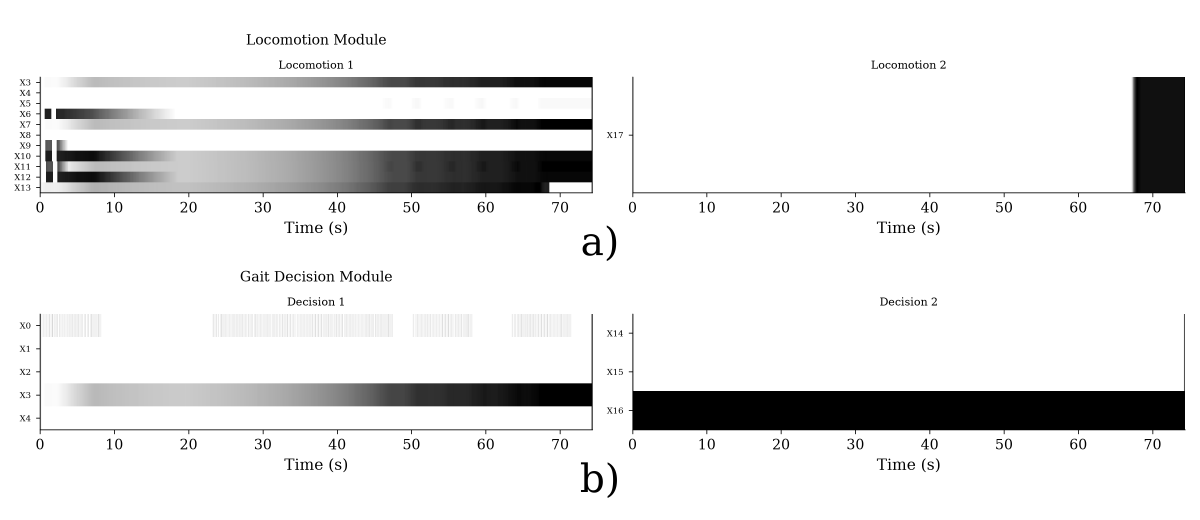
#> input picture assets/NEU_EST_UNIB.png, 3600 x 1560 px, found by its file name (shown at 1/3 size)
$ python extract_neu_est_sim.py
#> lines starting #> are read from the running program, lines starting #| are printed output that depends on the picture; after the words box and inside, x2 and y2 are one past the last pixel; in counts of white or black regions, pixels touching at a corner belong together
### experiments/_plotting/extract/extract_neu_est_real.py
"""Vectorizes assets/NEU_EST_UNIG_real.png / NEU_EST_MUL_real.png -> experiments/_plotting/
vectorized/neu_est_unig_real.csv / neu_est_mul_real.csv.

Decision 2026-08-27 (author, after reviewing n02_audit_notes): the earlier CSV-based "aggregate
substitute" for these two figures was rejected ("no representan lo mismo... no rehacer") -- instead,
apply the SAME pixel-intensity vectorization technique that worked for NEU_IMU_real/NEU_IMU2_real
(the per-neuron raster data is directly readable from the published PNG, no separate raw log needed).

These two figures are structurally bigger than NEU_IMU_real (multi-column layout, 8 and 12 panels
respectively, vs. NEU_IMU_real's single column of 4) -- this required generalizing
`extract_neu_imu_real.find_panel_boxes()` to handle multiple side-by-side columns whose rows can
coincidentally align (see that function's docstring for the colorbar-vs-spine disambiguation this
needed). Reuses that generalized function + `find_x_ticks` directly, only the per-image panel
label specs are new.
"""
from __future__ import annotations

import os
import sys

import numpy as np
import pandas as pd
from PIL import Image

sys.path.insert(0, os.path.dirname(os.path.abspath(__file__)))
from extract_neu_imu_real import PanelSpec, find_panel_boxes, find_x_ticks  # noqa: E402

# Panel order matches find_panel_boxes()'s column-first, top-to-bottom output -- verified by
# printing the detected boxes and comparing against a visual read of each figure (see this
# script's own smoke test at the bottom).
UNIG_PANELS = [
    PanelSpec("Lidar", [f"L{i}" for i in range(5)], colorbar_max_visual_estimate=0.5),
    PanelSpec("Input", [str(i) for i in range(1, 17)], colorbar_max_visual_estimate=0.25),
    PanelSpec("Response", [str(i) for i in range(1, 17)], colorbar_max_visual_estimate=0.2),
    PanelSpec("Auxiliary", [str(i) for i in range(1, 17)], colorbar_max_visual_estimate=0.2),
    PanelSpec("Locomotion_1", [f"X{i}" for i in range(3, 14)], colorbar_max_visual_estimate=85),
    PanelSpec("Locomotion_2", ["X17"], colorbar_max_visual_estimate=1e-6),
    PanelSpec("Decision_1", [f"X{i}" for i in range(0, 5)], colorbar_max_visual_estimate=35),
    PanelSpec("Decision_2", ["X14", "X15", "X16"], colorbar_max_visual_estimate=5),
]

MUL_PANELS = [
    PanelSpec("BasalGanglia_GPi", ["R", "G", "B"], colorbar_max_visual_estimate=120),
    PanelSpec("BasalGanglia_GPe", ["R", "G", "B"], colorbar_max_visual_estimate=120),
    PanelSpec("BasalGanglia_STN", ["R", "G", "B"], colorbar_max_visual_estimate=120),
    PanelSpec("BasalGanglia_STR", ["R", "G", "B"], colorbar_max_visual_estimate=120),
    PanelSpec("Locomotion_1", [f"X{i}" for i in range(3, 14)], colorbar_max_visual_estimate=280),
    PanelSpec("Locomotion_2", ["X17"], colorbar_max_visual_estimate=1.2),
    PanelSpec("Lidar", [f"L{i}" for i in range(5)], colorbar_max_visual_estimate=0.6),
    PanelSpec("Input", [str(i) for i in range(1, 17)], colorbar_max_visual_estimate=0.25),
    PanelSpec("Response", [str(i) for i in range(1, 17)], colorbar_max_visual_estimate=0.2),
    PanelSpec("Auxiliary", [str(i) for i in range(1, 17)], colorbar_max_visual_estimate=0.2),
    PanelSpec("Decision_1", [f"X{i}" for i in range(0, 5)], colorbar_max_visual_estimate=230),
    PanelSpec("Decision_2", ["X14", "X15", "X16"], colorbar_max_visual_estimate=5),
]


# [22 lines left out: function _reliable_px_per_unit, not called in this run]


def extract(image_path: str, panel_specs: list[PanelSpec], tick_step: int = 20,
            row_span_tol: int = 6) -> pd.DataFrame:
#> called with image_path = 'assets/NEU_EST_UNIB.png', tick_step = 10, row_span_tol = 6
    arr = np.array(Image.open(image_path).convert("RGB"))
    boxes = find_panel_boxes(arr, row_span_tol=row_span_tol)
#> in find_panel_boxes, `black = arr.max(axis=2) < 60`:
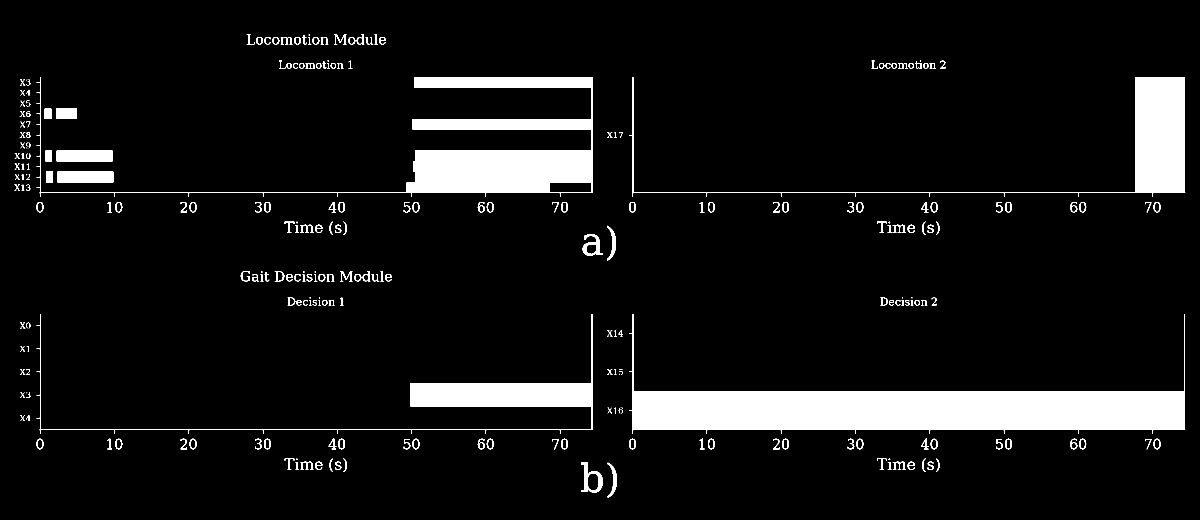
#> black: shape (1560, 3600) bool (shown at 1/3 size); 7.9% white; 253 white regions (27 under 20 px), largest, box (x1, y1, x2, y2) and area: (1887, 942, 3556, 1302) 194947, (109, 231, 1778, 591) 102222, (1887, 231, 3556, 591) 54540
    assert len(boxes) == len(panel_specs), (
        f"expected {len(panel_specs)} panels, found {len(boxes)}: {boxes}")
    px_per_unit = _reliable_px_per_unit(arr, boxes, tick_step)

    rows = []
    for spec, (left, right, top, bottom) in zip(panel_specs, boxes):
        # time = (pixel - left_spine) / px_per_unit, anchored at this panel's own left spine
        # (all panels start at t=0) using the ONE globally-reliable px-per-unit ratio above,
        # instead of re-detecting ticks per panel.
        coeffs = (1.0 / px_per_unit, -left / px_per_unit)
        n = len(spec.neuron_labels)
        band_h = (bottom - top) / n
        for i, neuron in enumerate(spec.neuron_labels):
            y0 = int(top + i * band_h + band_h * 0.25)
            y1 = int(top + i * band_h + band_h * 0.75)
            band = arr[y0:y1, left:right + 1]
            gray = band.mean(axis=2)
            intensity = 1.0 - (gray.mean(axis=0) / 255.0)
            for col_offset, val in enumerate(intensity):
                t = np.polyval(coeffs, left + col_offset)
                rows.append({"panel": spec.name, "neuron": neuron, "time_s": round(float(t), 3),
                            "activation_normalized": round(float(val), 4)})
    return pd.DataFrame(rows)


# [14 lines that do not run on import are left out]

### experiments/_plotting/extract/extract_neu_imu_real.py
"""Vectorizes assets/NEU_IMU_real.png / NEU_IMU2_real.png -> experiments/_plotting/vectorized/
neu_imu_real.csv / neu_imu2_real.csv.

Each image is 4 independent raster subplots (own axes box, own colorbar/grayscale scale):
  Locomotion 1 (11 neuron rows: X3..X13), Locomotion 2 (1 row: X17),
  Decision 1 (5 rows: X0..X4), Decision 2 (3 rows: X14..X16).

Panel boxes are auto-detected from vertical spine columns (NOT from horizontal spine rows alone --
an earlier attempt using only horizontal-row detection mis-identified panel boundaries because a
fully-active neuron's solid-black data band is indistinguishable from a spine by row alone; pairing
each spine ROW with a spine COLUMN of matching row-span disambiguates the two, see
find_panel_boxes()).

Grayscale intensity is reported NORMALIZED (0.0 white/inactive .. 1.0 black/max-activation) per
panel, not rescaled to each panel's own colorbar units -- results.tex's narrative about these
figures is about WHEN a neuron activates (timing), never about the raw activation magnitude, so the
normalized value is what matters for validating/regenerating the figure; the absolute colorbar
scale (e.g. "0..3" for Locomotion 1) was read visually and is noted in each panel's PanelSpec but
not required for the extraction itself.
"""
from __future__ import annotations

import os
from dataclasses import dataclass, field

import numpy as np
import pandas as pd
from PIL import Image


@dataclass
class PanelSpec:
    name: str
    neuron_labels: list[str]
    colorbar_max_visual_estimate: float  # read by eye from the figure, informational only


PANEL_ORDER = [
    PanelSpec("Locomotion_1", [f"X{i}" for i in range(3, 14)], colorbar_max_visual_estimate=3.0),
    PanelSpec("Locomotion_2", ["X17"], colorbar_max_visual_estimate=1e-6),
    PanelSpec("Decision_1", [f"X{i}" for i in range(0, 5)], colorbar_max_visual_estimate=50.0),
    PanelSpec("Decision_2", ["X14", "X15", "X16"], colorbar_max_visual_estimate=5.0),
]


def _spine_columns(black: np.ndarray, min_run: int = 40) -> list[tuple[int, int, int]]:
    """Returns (col, row_start, row_end) for every vertical run of >=min_run consecutive black
    pixels in a single column -- these are panel spine columns (left/right edges)."""
#> called with min_run = 40
    H, W = black.shape
    out = []
    for col in range(W):
        colmask = black[:, col]
        if colmask.sum() < min_run:
            continue
        idx = np.where(colmask)[0]
        groups = np.split(idx, np.where(np.diff(idx) > 2)[0] + 1)
        for g in groups:
            if len(g) >= min_run:
                out.append((col, int(g[0]), int(g[-1])))
#> after the loop, out = 2939 items, first 6: (120, 231, 590), (120, 942, 1301), (121, 231, 579), (121, 942, 1290), (1231, 1150, 1218), (1232, 1150, 1218)
    return out


def find_panel_boxes(arr: np.ndarray, row_span_tol: int = 6) -> list[tuple[int, int, int, int]]:
    """Returns [(left, right, top, bottom), ...] for every panel in the image, ordered
    column-first then top-to-bottom within each column, by pairing spine columns that share the
    same row-span (within a small tolerance).

    IMPORTANT: multiple panels can share the same row-span (e.g. two side-by-side columns of
    panels whose rows happen to align, as in NEU_EST_MUL_real.png's Basal-Ganglia/Lidar columns).
    A naive "take the first two spine-column clusters" approach silently merges the LEFT panel's
    spine with the wrong RIGHT panel's spine in that case -- so each row-span's column list is
    split into ALL of its x-clusters (not just the first two), and consecutive clusters are paired
    up (0&1, 2&3, ...) as separate boxes' left/right spines, assuming clusters alternate
    left-spine/right-spine/left-spine/right-spine in x order (verified true for every figure in
    this project so far -- re-check this assumption if a future figure returns an odd box count).
    """
    black = arr.max(axis=2) < 60
    cols = _spine_columns(black)
#> cols has the same summary as out in _spine_columns
    # group by row-span (top,bottom) with tolerance, collect the columns present for each span
    spans: dict[tuple[int, int], list[int]] = {}
    for col, top, bottom in cols:
        matched = None
        for (t0, b0) in spans:
            if abs(t0 - top) <= row_span_tol and abs(b0 - bottom) <= row_span_tol:
                matched = (t0, b0)
                break
        key = matched or (top, bottom)
        spans.setdefault(key, []).append(col)
#> this loop made 2939 passes
#> after the loop, spans = 22 items

    boxes = []
    for (top, bottom), col_list in spans.items():
        if bottom - top < 100:  # discard tiny/stray matches (data bands, not real panel height)
            continue
        col_list = sorted(set(col_list))
        raw_clusters = np.split(col_list, np.where(np.diff(col_list) > 15)[0] + 1)
        # A colorbar's own left+right border forms a tight "doublet" cluster (both edges within
        # 15px of each other) -- discard those before pairing, they are never a real panel spine
        # on their own. Distinguish by DENSITY, not raw width: a real spine (even a somewhat thick
        # one, e.g. 6px of solid anti-aliased line) has every pixel column present across its
        # span; a colorbar doublet is two thin edges with a gap between them (e.g. columns 860 and
        # 867 only, nothing in between) -- sparse relative to its span. A flat width cutoff
        # mis-classified a genuine 6px-wide spine as noise on NEU_EST_MUL_real.png; density does not.
        def _is_dense(c):
            span = int(c[-1] - c[0]) + 1
            return len(c) >= 0.5 * span
        clusters = [c for c in raw_clusters if _is_dense(c)]
        # Greedy nearest-distant-partner pairing, not naive even/odd pairing: a colorbar right
        # next to a panel (its own thin left+right border, both within 15px of each other) forms
        # its own cluster that must be skipped entirely, not paired with the real spine two slots
        # away -- naive (0,1),(2,3),... pairing mismatches a spine with a colorbar edge whenever
        # an odd number of noise clusters sits between two real panels (as in
        # NEU_EST_MUL_real.png's Basal-Ganglia-column colorbars). Instead: walk left to right,
        # and for each candidate left spine, take the FIRST later cluster at least a real panel's
        # width away (>=200px) as its right spine, skipping anything closer as noise.
        i = 0
        while i < len(clusters):
            left = int(clusters[i][0])
            j = i + 1
            right = None
            while j < len(clusters):
                if int(clusters[j][-1]) - left >= 200:
                    right = int(clusters[j][-1])
                    break
                j += 1
            if right is not None:
                boxes.append((left, right, top, bottom))
                i = j + 1
            else:
                i += 1  # no distant partner found -- this cluster is noise, skip it
#> this loop made 22 passes
#> (top, bottom, col_list) on passes 6, 10, 11, 12, 13, 14: (547, 590, [1234]), (1387, 1475, [1753, 1754, 1755, 1756, 1757, 1758, 1759, 1760, 1761, 1762]), (707, 764, [1789, 1790, 1791, 1792, 1793, 1794, 1795]), (715, 764, [1796, 1797]), (1418, 1472, [1796, 1797, 1798, 1799, 1800, 1801, 1802, 1846]), (723, 764, [1798])
#> after the loop, boxes = [(120, 1898, 231, 590), (120, 1898, 942, 1301), (121, 1777, 231, 579), (1899, 3554, 231, 579), (121, 1777, 942, 1290), (1899, 3554, 942, 1290), (2120, 2343, 1173, 1301), (2566, 2789, 1173, 1301), (3012, 3235, 1173, 1301)]
    # column-first, then top-to-bottom within a column: cluster boxes by left-edge proximity
    boxes.sort(key=lambda b: b[0])
    col_groups = []
    for b in boxes:
        placed = False
        for g in col_groups:
            if abs(g[0][0] - b[0]) < 100:
                g.append(b)
                placed = True
                break
        if not placed:
            col_groups.append([b])
#> this loop made 9 passes
#> after the loop, col_groups = [[(120, 1898, 231, 590), (120, 1898, 942, 1301), (121, 1777, 231, 579), (121, 1777, 942, 1290)], [(1899, 3554, 231, 579), (1899, 3554, 942, 1290)], [(2120, 2343, 1173, 1301)], [(2566, 2789, 1173, 1301)], [(3012, 3235, 1173, 1301)]]; g = [(2566, 2789, 1173, 1301)]
    ordered = []
    for g in col_groups:
        ordered.extend(sorted(g, key=lambda b: b[2]))
#> this loop made 5 passes
#> after the loop, ordered = [(120, 1898, 231, 590), (121, 1777, 231, 579), (120, 1898, 942, 1301), (121, 1777, 942, 1290), (1899, 3554, 231, 579), (1899, 3554, 942, 1290), (2120, 2343, 1173, 1301), (2566, 2789, 1173, 1301), (3012, 3235, 1173, 1301)]
    return ordered


# [87 lines left out: functions find_x_ticks, _reliable_px_per_unit, extract, not called in this run]


# [12 lines that do not run on import are left out]

### experiments/_plotting/extract/extract_neu_est_sim.py
"""Vectorizes assets/NEU_EST_UNIB.png / NEU_EST_UNIG.png / NEU_EST_MUL.png (simulation neural
rasters) -> experiments/_plotting/vectorized/neu_est_{unib,unig,mul}.csv

CORRECTS intake/pending/R02-01-05_simulacion_grupo2_vectorizacion.md §1's diagnosis: it claimed
these 3 figures had real per-neuron CSV available (`metrics_raw.csv` columns sim_time_s, mode,
red_present, blue_present, firing_variance, temporal_consistency, lambda_efficiency) and did not
need vectorizing. Direct inspection of `metrics_raw.csv` in all three source families
(familia_a_apetitivo / familia_a_obstaculo / familia_b_compleja) shows NO per-neuron (X0-X17,
L0-L4) columns exist anywhere -- only aggregate metrics. These figures show individual-neuron
raster activations, which cannot be reconstructed from aggregate firing_variance/lambda_efficiency.
Same situation as the already-corrected F-Data-01 (Obstacle latency, see R02-01-04) -- the report's
"CSV real disponible" claim was wrong here too, confirmed by directly checking the file, not by
trusting the report's column list.

Reuses `extract_neu_imu_real.find_panel_boxes()` / `find_x_ticks()` / `PanelSpec`, and the same
column-first panel-detection + per-panel intensity-band extraction as
`extract_neu_est_real.extract()`, unmodified -- these 3 simulation figures turned out to share the
EXACT panel layout/order as their already-vectorized `_real` counterparts (confirmed by visual
side-by-side comparison): NEU_EST_UNIG.png matches UNIG_PANELS' 8-panel order, NEU_EST_MUL.png
matches MUL_PANELS' 12-panel order. NEU_EST_UNIB.png (2 modules, no Lidar) is smaller than either
existing spec, so it gets its own 4-panel list built from the same neuron-label sublists.

Per-image tick_step (read directly off each figure's own labeled x-axis ticks, NOT assumed from
the _real counterpart -- these are different simulation runs with different durations):
  NEU_EST_UNIB.png: ticks every 10s (0..70)
  NEU_EST_UNIG.png: ticks every 5s (0..25)
  NEU_EST_MUL.png:  ticks every 20s (0..80)
"""
from __future__ import annotations

import os
import sys

sys.path.insert(0, os.path.dirname(os.path.abspath(__file__)))
from extract_neu_imu_real import PanelSpec  # noqa: E402
from extract_neu_est_real import extract  # noqa: E402

LOCOMOTION_1 = [f"X{i}" for i in range(3, 14)]
LOCOMOTION_2 = ["X17"]
DECISION_1 = [f"X{i}" for i in range(0, 5)]
DECISION_2 = ["X14", "X15", "X16"]
LIDAR = [f"L{i}" for i in range(5)]
INPUT16 = [str(i) for i in range(1, 17)]

UNIB_PANELS = [
    PanelSpec("Locomotion_1", LOCOMOTION_1, colorbar_max_visual_estimate=75),
    PanelSpec("Locomotion_2", LOCOMOTION_2, colorbar_max_visual_estimate=1.2),
    PanelSpec("Decision_1", DECISION_1, colorbar_max_visual_estimate=75),
    PanelSpec("Decision_2", DECISION_2, colorbar_max_visual_estimate=4.5),
]

UNIG_PANELS = [
    PanelSpec("Lidar", LIDAR, colorbar_max_visual_estimate=1.1),
    PanelSpec("Input", INPUT16, colorbar_max_visual_estimate=0.4),
    PanelSpec("Response", INPUT16, colorbar_max_visual_estimate=0.3),
    PanelSpec("Auxiliary", INPUT16, colorbar_max_visual_estimate=0.3),
    PanelSpec("Locomotion_1", LOCOMOTION_1, colorbar_max_visual_estimate=115),
    PanelSpec("Locomotion_2", LOCOMOTION_2, colorbar_max_visual_estimate=0.1),
    PanelSpec("Decision_1", DECISION_1, colorbar_max_visual_estimate=11),
    PanelSpec("Decision_2", DECISION_2, colorbar_max_visual_estimate=4.5),
]

MUL_PANELS = [
    PanelSpec("BasalGanglia_GPi", ["R", "G", "B"], colorbar_max_visual_estimate=50),
    PanelSpec("BasalGanglia_GPe", ["R", "G", "B"], colorbar_max_visual_estimate=50),
    PanelSpec("BasalGanglia_STN", ["R", "G", "B"], colorbar_max_visual_estimate=50),
    PanelSpec("BasalGanglia_STR", ["R", "G", "B"], colorbar_max_visual_estimate=50),
    PanelSpec("Locomotion_1", LOCOMOTION_1, colorbar_max_visual_estimate=130),
    PanelSpec("Locomotion_2", LOCOMOTION_2, colorbar_max_visual_estimate=0.8),
    PanelSpec("Lidar", LIDAR, colorbar_max_visual_estimate=0.8),
    PanelSpec("Input", INPUT16, colorbar_max_visual_estimate=0.25),
    PanelSpec("Response", INPUT16, colorbar_max_visual_estimate=0.2),
    PanelSpec("Auxiliary", INPUT16, colorbar_max_visual_estimate=0.2),
    PanelSpec("Decision_1", DECISION_1, colorbar_max_visual_estimate=80),
    PanelSpec("Decision_2", DECISION_2, colorbar_max_visual_estimate=5),
]

if __name__ == "__main__":
    out_dir = "experiments/_plotting/vectorized"
    os.makedirs(out_dir, exist_ok=True)
    # NEU_EST_MUL.png needed row_span_tol=10 (vs. the shared default of 6): its "Input" panel's
    # left/right spine black-runs differ by 7px top-to-bottom (287-447 vs 283-440, antialiasing),
    # just outside the default tolerance -- caused the two spines to be grouped under different
    # row-span keys and the panel to go undetected (11/12 boxes found). This tol is passed ONLY
    # for this call, not changed as a new default: re-running extract_neu_est_real.py's own
    # UNIG_real/MUL_real extraction with tol=10 instead of 6 breaks THOSE images (produces 15
    # boxes instead of 8 for UNIG_real -- a higher tolerance over-merges distinct row-spans there)
    # -- confirmed by testing, not assumed. The two already-approved `_real` CSVs on disk are
    # untouched by this change (their own extract() calls keep the default tol=6).
    for src, out, specs, tick_step, tol in [
        ("assets/NEU_EST_UNIB.png", f"{out_dir}/neu_est_unib.csv", UNIB_PANELS, 10, 6),
        ("assets/NEU_EST_UNIG.png", f"{out_dir}/neu_est_unig.csv", UNIG_PANELS, 5, 6),
        ("assets/NEU_EST_MUL.png", f"{out_dir}/neu_est_mul.csv", MUL_PANELS, 20, 10),
    ]:
        df = extract(src, specs, tick_step=tick_step, row_span_tol=tol)
#> in extract, `boxes = find_panel_boxes(arr, row_span_tol=row_span_tol)`: boxes has the same summary as ordered in find_panel_boxes
#> (the run stopped early here; a loop or call above may not have finished)
